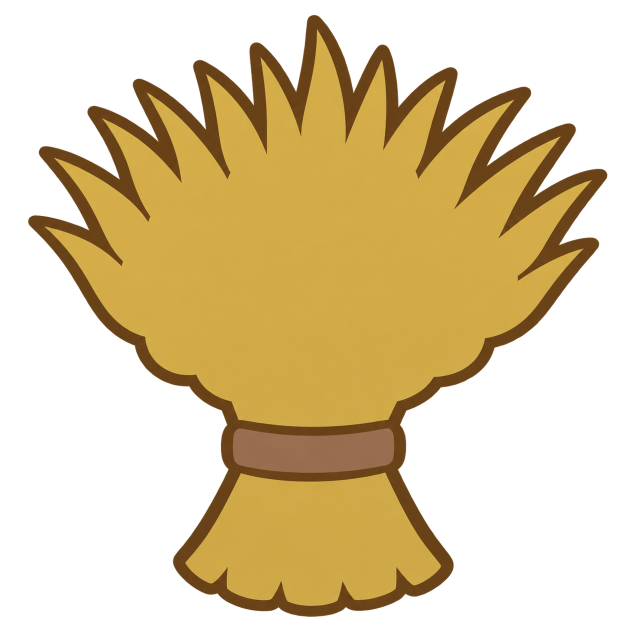
#> input picture Art/Candidates/DenseSheaves-20261009/Sources/Barley_Sheaf.png, 1254 x 1254 px (shown at 1/2 size)
$ python normalize_masu_contents.py ../../Art/Candidates/DenseSheaves-20261009/Sources/Barley_Sheaf.png out.png
#> lines starting #> are read from the running program, lines starting #| are printed output that depends on the picture
"""Normalize a transparent boxed-resource contents layer to the AMJ masu opening plane.

Image generation supplies the subject/style. This tool removes low-alpha
background residue, crops the visible contents, and deterministically projects
that crop onto the registered diamond-like contents plane. Final placement,
masking and rim occlusion against the wooden masu remain manual.
"""
from __future__ import annotations

import argparse
from pathlib import Path

from PIL import Image


DEFAULT_QUAD = (
    (0.50, 0.18),  # source top-left -> visual rear corner
    (0.88, 0.50),  # source top-right -> visual right corner
    (0.50, 0.82),  # source bottom-right -> visual front corner
    (0.12, 0.50),  # source bottom-left -> visual left corner
)


def _solve_linear(a: list[list[float]], b: list[float]) -> list[float]:
    """Solve Ax=b using Gaussian elimination with partial pivoting."""
    n = len(b)
    matrix = [row[:] + [b[i]] for i, row in enumerate(a)]
    for col in range(n):
        pivot = max(range(col, n), key=lambda row: abs(matrix[row][col]))
        if abs(matrix[pivot][col]) < 1e-12:
            raise ValueError("degenerate perspective quadrilateral")
        matrix[col], matrix[pivot] = matrix[pivot], matrix[col]

        divisor = matrix[col][col]
        matrix[col] = [value / divisor for value in matrix[col]]

        for row in range(n):
            if row == col:
                continue
            factor = matrix[row][col]
            if factor:
                matrix[row] = [
                    matrix[row][i] - factor * matrix[col][i]
                    for i in range(n + 1)
                ]
    return [matrix[i][n] for i in range(n)]


def _perspective_coefficients(
    destination: list[tuple[float, float]],
    source: list[tuple[float, float]],
) -> tuple[float, ...]:
    """Return Pillow output->input perspective coefficients for four point pairs."""
    equations: list[list[float]] = []
    answers: list[float] = []

    # Pillow maps each output pixel back into the input:
    # x_s = (a*x_d + b*y_d + c) / (g*x_d + h*y_d + 1)
    # y_s = (d*x_d + e*y_d + f) / (g*x_d + h*y_d + 1)
    for (xd, yd), (xs, ys) in zip(destination, source):
        equations.append(
            [xd, yd, 1.0, 0.0, 0.0, 0.0, -xs * xd, -xs * yd]
        )
        answers.append(xs)
        equations.append(
            [0.0, 0.0, 0.0, xd, yd, 1.0, -ys * xd, -ys * yd]
        )
        answers.append(ys)

    return tuple(_solve_linear(equations, answers))


def _clean_alpha(image: Image.Image, cutoff: int) -> Image.Image:
    """Zero low-alpha pixels including hidden RGB to prevent dark resampling halos."""
    rgba = image.convert("RGBA")
    data = bytearray(rgba.tobytes())
    for index in range(0, len(data), 4):
        if data[index + 3] < cutoff:
            data[index] = 0
            data[index + 1] = 0
            data[index + 2] = 0
            data[index + 3] = 0
    return Image.frombytes("RGBA", rgba.size, bytes(data))


def normalize(
    source: Path,
    output: Path,
    *,
    canvas: int = 1024,
    alpha_cutoff: int = 40,
    quad: tuple[tuple[float, float], ...] = DEFAULT_QUAD,
) -> None:
#> called with canvas = 1024, alpha_cutoff = 40
    with Image.open(source) as opened:
#> opened is the input picture: PIL image 1254x1254 RGBA; mean R, G, B, A 88.9, 69.8, 29.3, 121.3
        opened.load()
        image = _clean_alpha(opened, alpha_cutoff)
#> the loop in _clean_alpha, `for index in range(0, len(data), 4):` made 1572516 passes
#> index on passes 2 to 4: 4, 8, 12

    bbox = image.getchannel("A").getbbox()
#> bbox = (56, 30, 1215, 1234)
    if bbox is None:
        raise ValueError("source contains no visible alpha after cleanup")

    crop = image.crop(bbox)
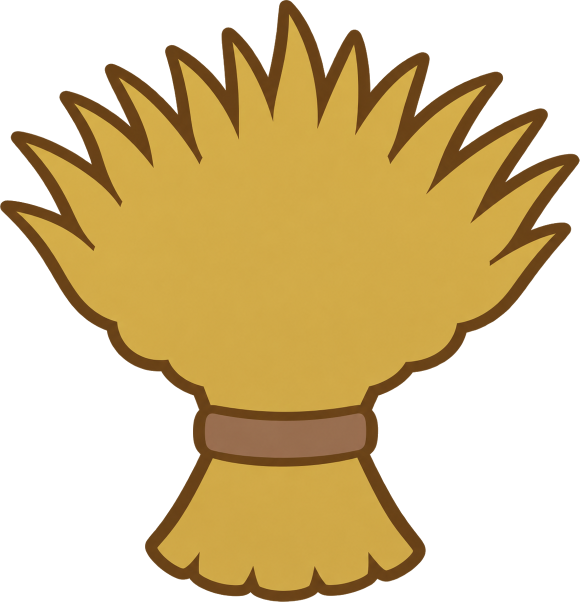
#> crop: PIL image 1159x1204 RGBA (shown at 1/2 size); mean R, G, B, A 99.5, 78.3, 33, 136.7; transparent parts drawn white
    source_width, source_height = crop.size
#> source_width = 1159; source_height = 1204
    source_points = [
        (0.0, 0.0),
        (source_width - 1.0, 0.0),
        (source_width - 1.0, source_height - 1.0),
        (0.0, source_height - 1.0),
    ]
    destination_points = [
        (x * canvas, y * canvas)
        for x, y in quad
    ]
    coefficients = _perspective_coefficients(
        destination_points,
        source_points,
    )

    projected = crop.transform(
        (canvas, canvas),
        Image.Transform.PERSPECTIVE,
        coefficients,
        resample=Image.Resampling.BICUBIC,
        fillcolor=(0, 0, 0, 0),
    )
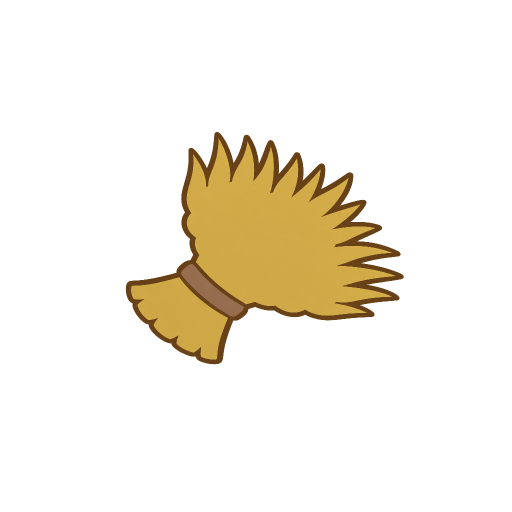
#> projected: PIL image 1024x1024 RGBA (shown at 1/2 size); mean R, G, B, A 24.1, 18.9, 8, 33.3; transparent parts drawn white
    projected = _clean_alpha(projected, 8)
#> the loop in _clean_alpha (call 2), `for index in range(0, len(data), 4):` made 1048576 passes

    output.parent.mkdir(parents=True, exist_ok=True)
    projected.save(output, format="PNG")


def _parse_quad(value: str) -> tuple[tuple[float, float], ...]:
    points = []
    for item in value.split(";"):
        x, y = item.split(",", 1)
        points.append((float(x), float(y)))

    if len(points) != 4:
        raise argparse.ArgumentTypeError(
            "quad must contain four x,y pairs"
        )
    if any(
        not (0.0 <= x <= 1.0 and 0.0 <= y <= 1.0)
        for x, y in points
    ):
        raise argparse.ArgumentTypeError(
            "quad coordinates must be normalized 0..1"
        )
    return tuple(points)


def main() -> None:
    parser = argparse.ArgumentParser(description=__doc__)
    parser.add_argument("source", type=Path)
    parser.add_argument("output", type=Path)
    parser.add_argument("--canvas", type=int, default=1024)
    parser.add_argument("--alpha-cutoff", type=int, default=40)
    parser.add_argument(
        "--quad",
        type=_parse_quad,
        default=DEFAULT_QUAD,
        help=(
            "normalized TL;TR;BR;BL destination points, e.g. "
            "0.50,0.18;0.88,0.50;0.50,0.82;0.12,0.50"
        ),
    )
    args = parser.parse_args()

    if args.canvas <= 0:
        parser.error("--canvas must be positive")
    if not 0 <= args.alpha_cutoff <= 255:
        parser.error("--alpha-cutoff must be 0..255")

    normalize(
        args.source,
        args.output,
        canvas=args.canvas,
        alpha_cutoff=args.alpha_cutoff,
        quad=args.quad,
    )


if __name__ == "__main__":
    main()

$ run again, on Art/Candidates/DenseSheaves-20261009/Sources/Soba_Sheaf.png
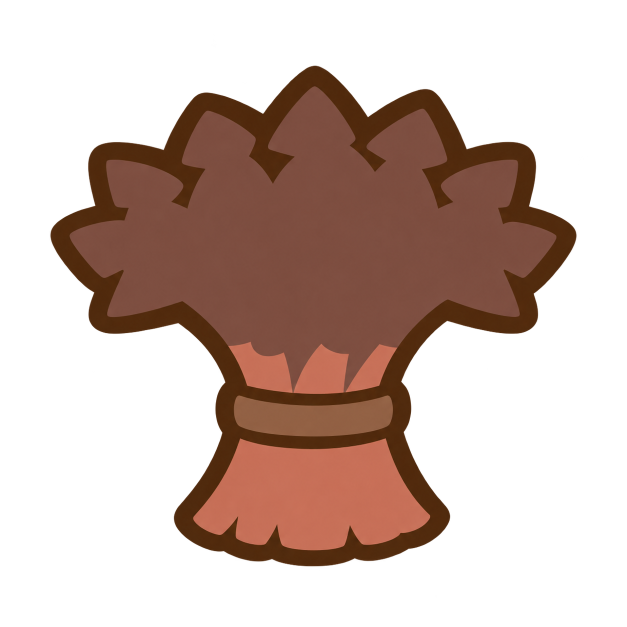
#> input picture Art/Candidates/DenseSheaves-20261009/Sources/Soba_Sheaf.png, 1254 x 1254 px (shown at 1/2 size)
#> in normalize, opened is the input picture: PIL image 1254x1254 RGBA; mean R, G, B, A 47.9, 28.1, 20.3, 96.9
#> the loop in _clean_alpha, `for index in range(0, len(data), 4):` made 1572516 passes
#> index on passes 2 to 4: 4, 8, 12
#> bbox = (100, 131, 1153, 1133)
#> in normalize, `crop = image.crop(bbox)`:
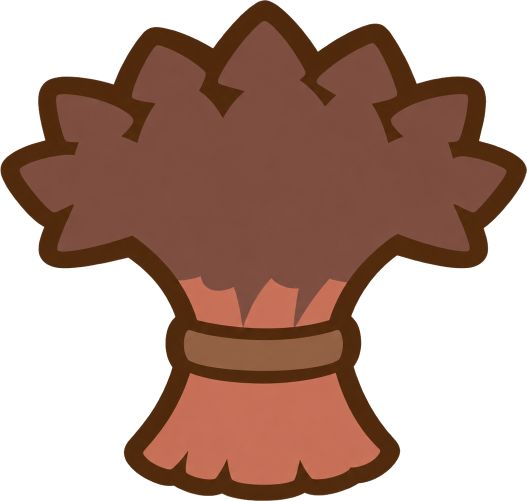
#> crop: PIL image 1053x1002 RGBA (shown at 1/2 size); mean R, G, B, A 71, 41.8, 30.2, 144.4; transparent parts drawn white
#> in normalize, `projected = crop.transform( (canvas, canvas), Image.Transform.PERSPECT..`:
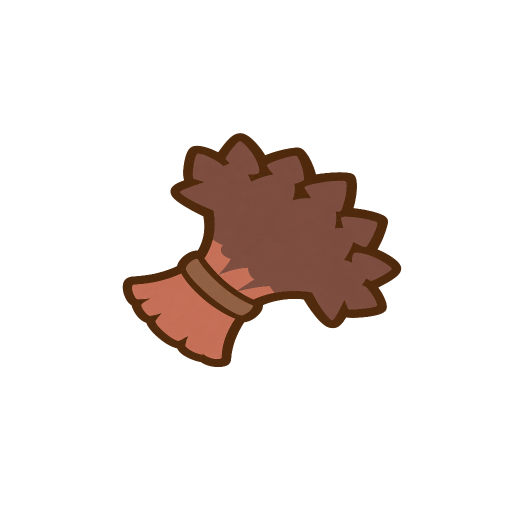
#> projected: PIL image 1024x1024 RGBA (shown at 1/2 size); mean R, G, B, A 17.2, 10.1, 7.3, 35.2; transparent parts drawn white
#> the loop in _clean_alpha (call 2), `for index in range(0, len(data), 4):` made 1048576 passes
